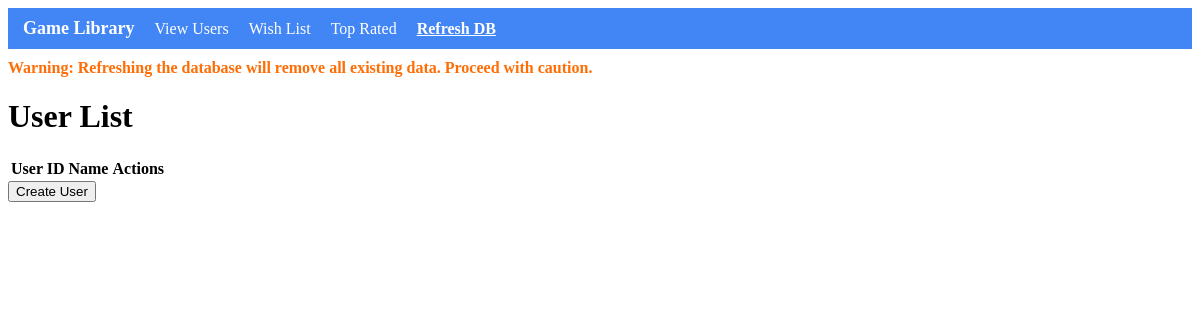
Before: /get-users with the older database file.
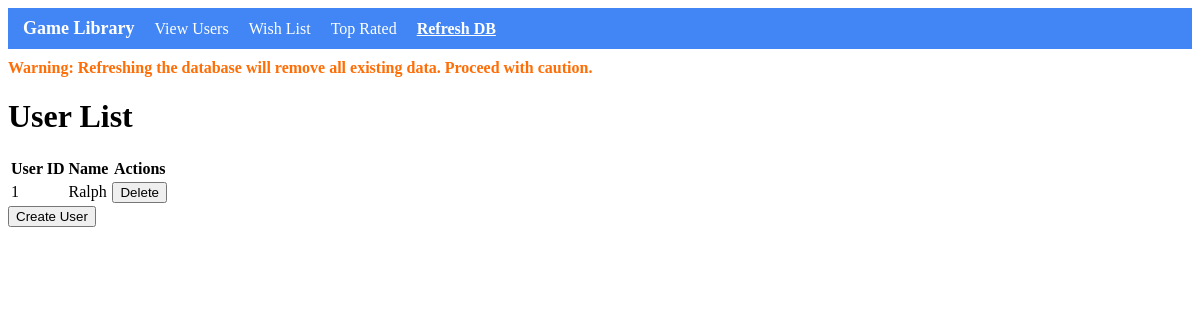
After: the same page with the newer database file.
### tables this page shows
CREATE TABLE User (
       UserID INTEGER PRIMARY KEY AUTOINCREMENT,
       User_Name TEXT
   );

### run.py (the view)
@app.route("/get-users")
def get_users():
   connection_obj = sqlite3.connect('CS4750Project.db')
   cursor_obj = connection_obj.cursor()
   cursor_obj.execute("SELECT * FROM User ORDER BY UserID DESC")
   users = cursor_obj.fetchall()
   connection_obj.close()
   if request.headers.get('X-Requested-With') == 'XMLHttpRequest':
       return render_template("user-table.html", users=users)
   return render_template("get-users.html", users=users)

### templates/get-users.html (shortened to what this page needs)
<!DOCTYPE html>
<html>
<head>
</head>
<body>
    {% include 'navbar.html' %}
    <h1>User List</h1>
    <div id="userListContainer">
        {% include 'user-table.html' %}
    </div>
    <button onclick="createUser()">Create User</button>
</body>
</html>

### templates/user-table.html (shortened to what this page needs)
<table>
    <tr>
        <th>User ID</th>
        <th>Name</th>
        <th>Actions</th>
    </tr>
    {% for user in users|sort(attribute=0) if user %}
    <tr>
        <td>{{ user[0] }}</td>
        <td>{{ user[1] }}</td>
        <td>
            <form id="deleteForm{{ user[0] }}" action="/delete-user" method="post" style="display: inline;">
                <button onclick="deleteUser('{{ user[0] }}')">Delete</button>
            </form>
        </td>
    </tr>
    {% endfor %}
</table>

Changed rows visible on the page:
added User: UserID "1", User_Name "Ralph"
